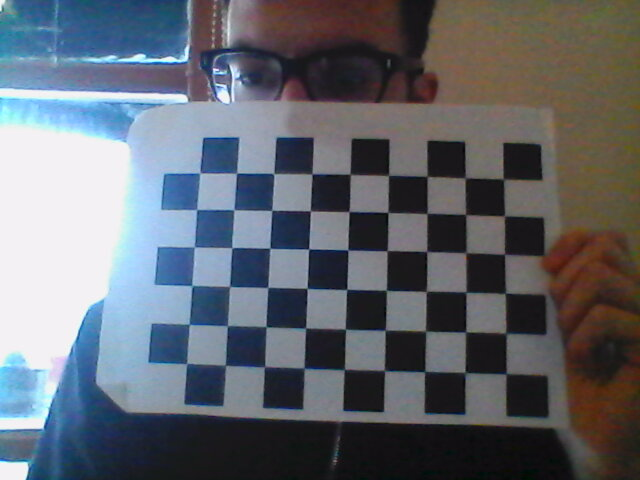
#> input picture Assignment2/Assignment2Part1/testPic.jpg, 640 x 480 px
$ python Oisin12415448P1A.py   (Python 2 division)
#> lines starting #> are read from the running program, lines starting #| are printed output that depends on the picture
import numpy as np
import cv2
import glob

# These two imports are for the signal handler
import signal
import sys


### Some helper functions #####
def reallyDestroyWindow(windowName) :
    ''' Bug in OpenCV's destroyWindow method, so... '''
    ''' This fix is from http://stackoverflow.com/questions/6116564/ '''
    cv2.destroyWindow(windowName)
    for i in range (1,5):
        cv2.waitKey(1)
##################


criteria = (cv2.TERM_CRITERIA_EPS + cv2.TERM_CRITERIA_MAX_ITER, 30, 0.001)

WIDTH = 6
HEIGHT = 9

def calibrateCamera():
	# prepare object points, like (0,0,0), (1,0,0), (2,0,0) ....,(6,5,0)
	objp = np.zeros((WIDTH*HEIGHT,3), np.float32)
	objp[:,:2] = np.mgrid[0:HEIGHT,0:WIDTH].T.reshape(-1,2)

	#objpoints 3D, imgpoints2D use to get camera calib mtx
	objpoints = []
	imgpoints = []

	while (True):
		#Test case for picture with camera rather than video
		img = cv2.imread("testPic.jpg")
#> img is the input picture: shape (480, 640, 3); mean B, G, R 109.7, 102.3, 97.5

		# Our operations on the frame come here
	       	gray = cv2.cvtColor(img, cv2.COLOR_BGR2GRAY)
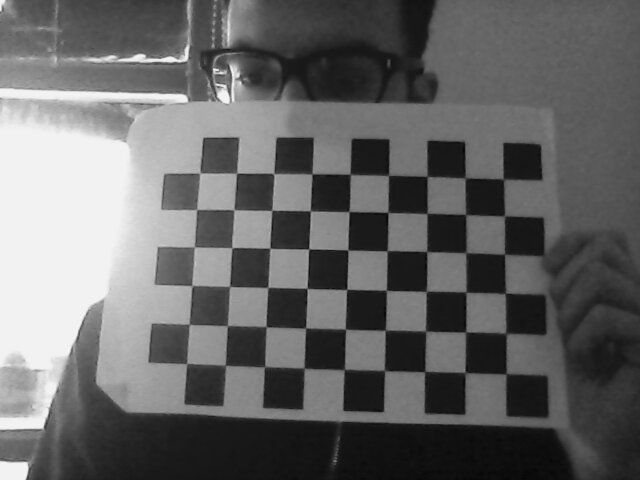
#> gray: shape (480, 640); min 6, max 253, mean 101.7

	        # Find the chess board corners
	        ret, corners = cv2.findChessboardCorners(gray, (HEIGHT,WIDTH),None)
#> ret = True; corners = 54 rows, first 8: [505.3, 373.8], [465.1, 370.8], [424.4, 371.5], [383.8, 370.2], [344.6, 369.2], [304, 367.6], [264.9, 366.5], [225.4, 365.2]


        	# If found, add object points, image points (after refining them)
        	if ret == True:

    			#get 3D points
    			objpoints.append(objp)
    			cv2.cornerSubPix(gray,corners,(11,11),(-1,-1),criteria)

    			#get 2d points
    			imgpoints.append(corners)
       		break
	ret, mtx, dist, rvecs, tvecs = cv2.calibrateCamera(objpoints, imgpoints, gray.shape[::-1],None,None)
#> ret = 0.237; mtx = [[1238.5, 0, 323.9], [0, 1266.4, 241.2], [0, 0, 1]]; dist = [[-1.09, 5.23, 0.0336, 0.021, 239.1]]; rvecs = ([-0.0893, -0.431, -3.08],); tvecs = ([4.49, 3.19, 30.41],)

	h,  w = img.shape[:2]
#> h = 480; w = 640
	newcameramtx, roi=cv2.getOptimalNewCameraMatrix(mtx,dist,(w,h),1,(w,h))
#> newcameramtx = [[1257.8, 0, 326.6], [0, 1238.1, 245.8], [0, 0, 1]]; roi = (35, 34, 574, 413)
	cv2.imwrite('calibresult.png', (cv2.undistort(img, mtx, dist, None, newcameramtx)))
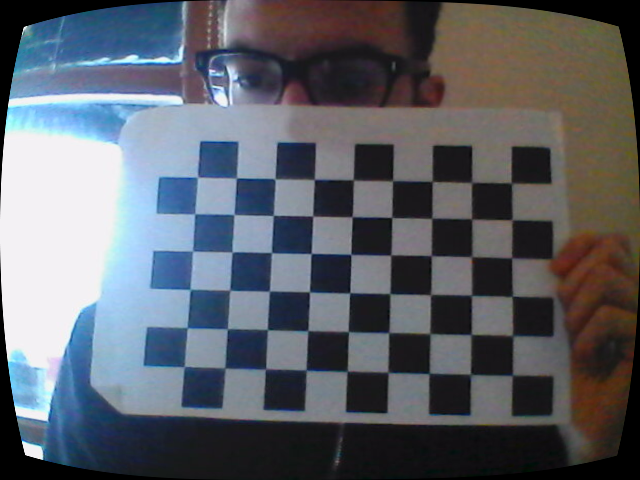
#> saved as calibresult.png: shape (480, 640, 3); mean B, G, R 104.2, 96.6, 92.4

calibrateCamera()
